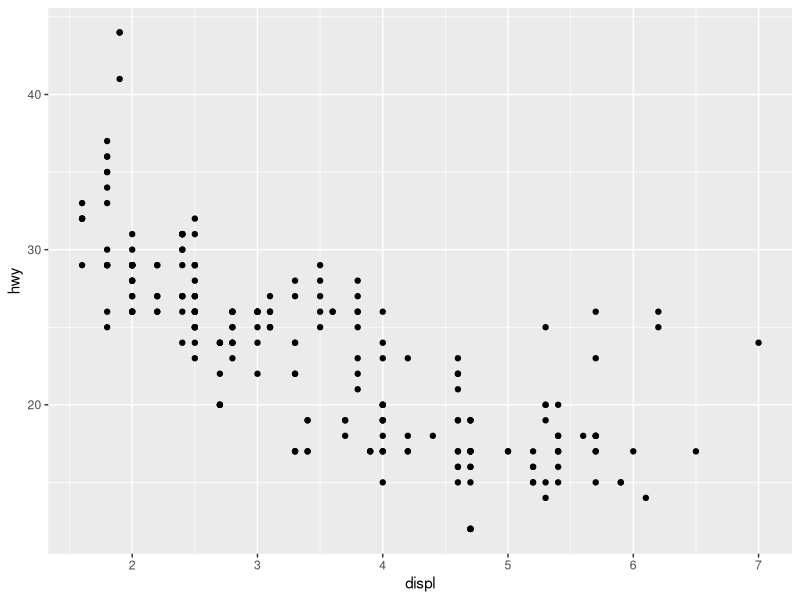
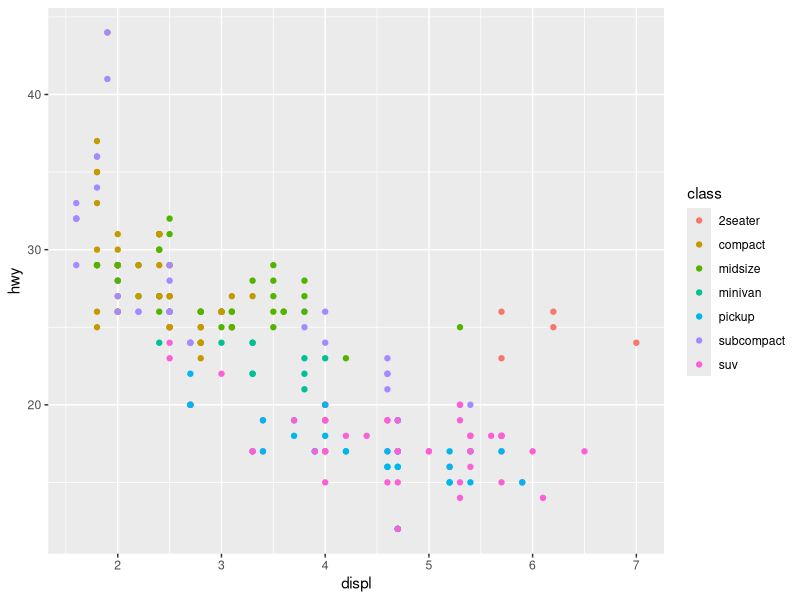
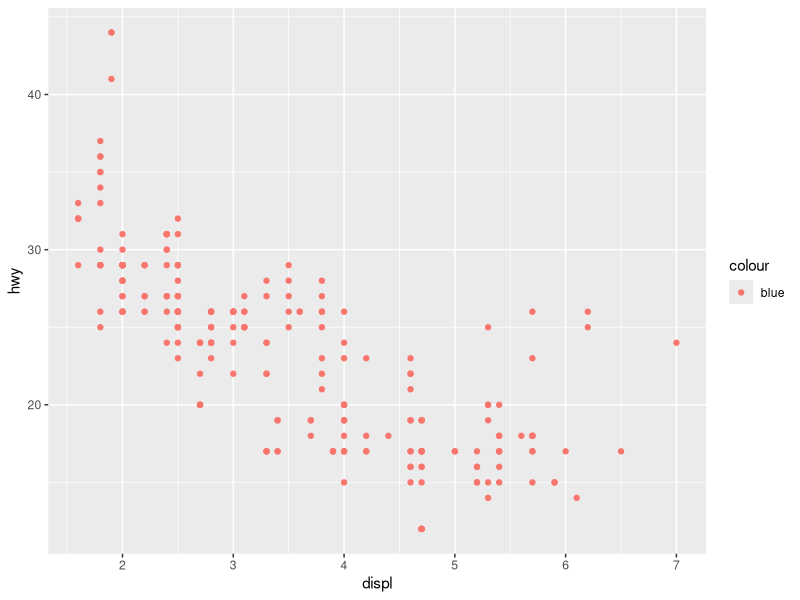
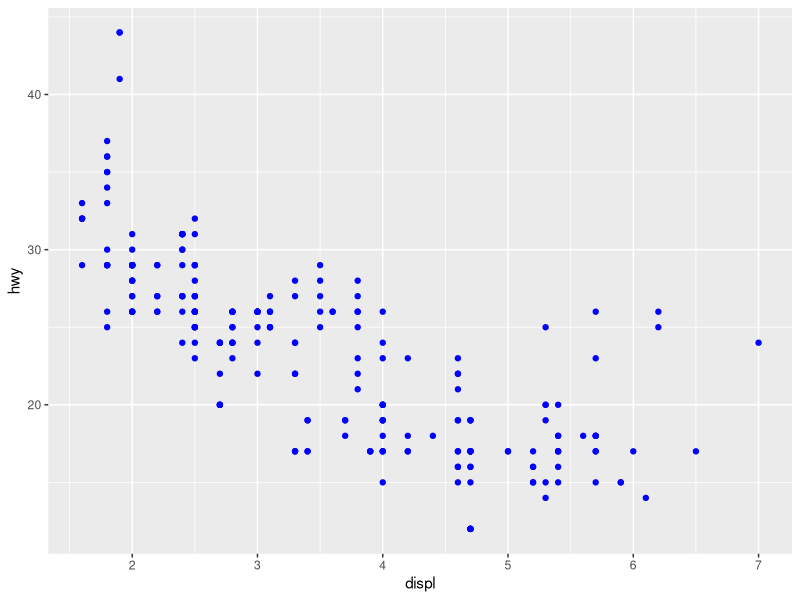
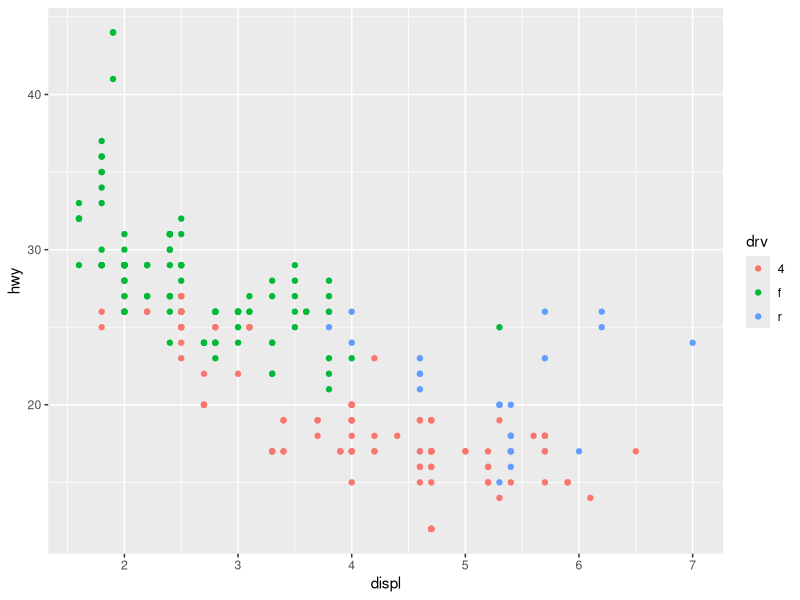
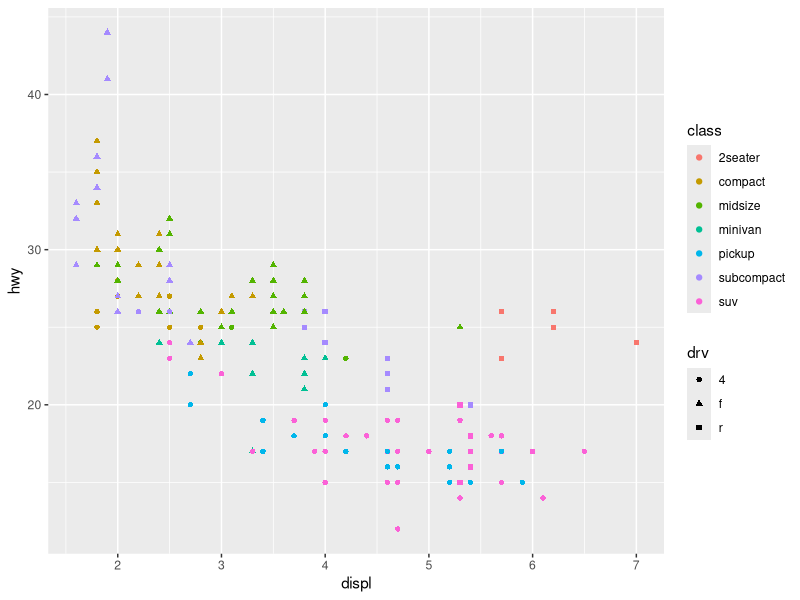
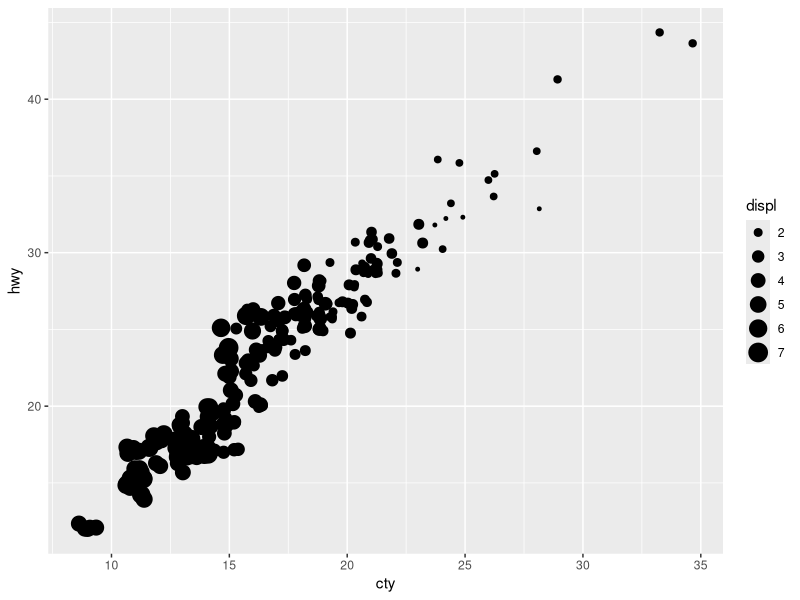
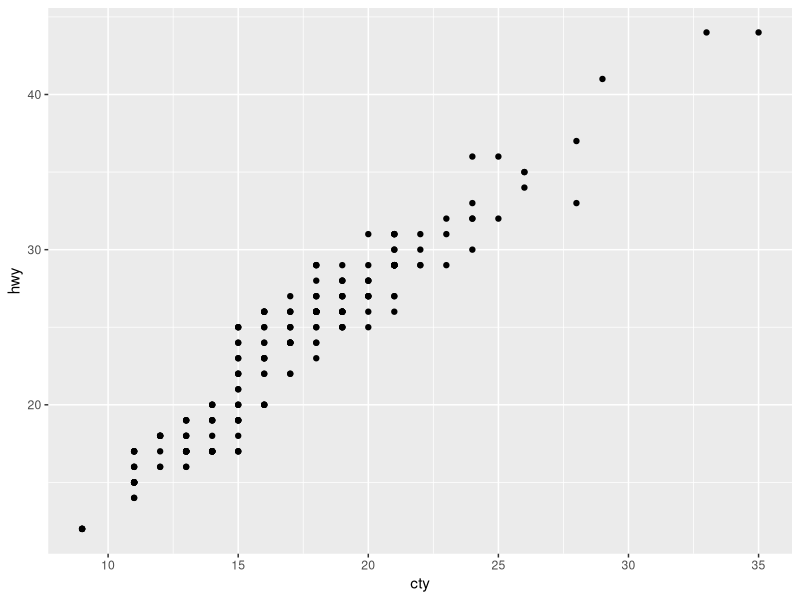

The R script that drew these images, in order:
install.packages("tidyverse")
library(tidyverse)
# Do smaller cars give better mileage?
?mpg
head(mpg)
class(mpg)
str(mpg)
dplyr::glimpse(mpg)
mpg
# Every plot has 3 components 
# data + aesthetic mappings + layer for rendering observations
ggplot(data=mpg, aes(x=displ,y=hwy))+
  geom_point()

ggplot(data=mpg, aes(x=displ,y=hwy, color = class))+
  geom_point()

ggplot(data=mpg, aes(x=displ,y=hwy, color = "blue"))+
  geom_point()

ggplot(data=mpg, aes(x=displ,y=hwy))+
  geom_point(color="blue")

ggplot(data=mpg, aes(x=displ,y=hwy, color = drv))+
  geom_point()

ggplot(data=mpg, aes(x=displ,y=hwy, color = class, shape = drv))+
  geom_point()

ggplot(mpg, aes(cty, hwy, size = displ)) + 
  geom_jitter()

table(mpg$class)

# Relationship between city and hwy
ggplot(mpg,aes(cty,hwy))+
  geom_point()


# model and manufacturer
unique(mpg$model)
unique(mpg$manufacturer)
ggplot(mpg,aes(model,manufacturer))+geom_point()

df <- mpg %>% 
  mutate("manuf_model"=paste(manufacturer,model,sep =" "))
str(df)

sort(table(df$manuf_model))
ggplot(df,aes(manuf_model))+
  geom_bar()+
  coord_flip()

# Take a guess on what you'd see
ggplot(mpg, aes(cty, hwy)) + geom_point()
ggplot(diamonds, aes(carat, price)) + geom_point()
ggplot(economics, aes(date, unemploy)) + geom_line()
ggplot(mpg, aes(cty)) + geom_histogram()

#Drive Vs City Economy? 


ggplot(mpg,aes(drv,cty))+
  geom_boxplot()+
  scale_x_discrete(limits = c("f","r","4"),
                   labels=c("Front Wheel","Rear Wheel","Four Wheel"))


ggplot(mpg,aes(drv,cty))+
  geom_violin()+
  scale_x_discrete(limits = c("f","r","4"),
                   labels=c("Front Wheel","Rear Wheel","Four Wheel"))

# Class Vs hwy?

ggplot(mpg, aes(reorder(class, hwy, FUN = median), hwy)) +
  geom_boxplot()

#Drive Vs engine size and class?

unique(mpg$drv)
unique(mpg$class)
unique(mpg$displ)

str(mpg)
sapply(c(mpg["drv"],mpg["class"],mpg["displ"]),unique)

sapply(mpg[c("drv","class","displ")],unique)

keyvars <- c("drv","class","displ")
sapply(mpg[keyvars],unique)

ggplot(mpg,aes(class,displ,color=drv))+
  geom_point()

ggplot(mpg,aes(class,displ,color=drv))+
  geom_jitter(width=0.05,height=0)

ggplot(mpg, aes(reorder(class, displ, FUN = median), 
                displ, colour = drv)) + 
  geom_jitter(width = 0.15, height = 0)

ggplot(mpg, aes(reorder(class, -displ, FUN = median), 
                displ, colour = drv)) + 
  geom_jitter(width = 0.15, height = 0)

# faceting 

ggplot(mpg, aes(displ, hwy)) +
  geom_point() +
  facet_wrap(~class)

# trends

ggplot(mpg, aes(displ, hwy)) +
  geom_point() +
  geom_smooth()

ggplot(mpg, aes(displ, hwy)) +
  geom_point() +
  geom_smooth(method="lm")
